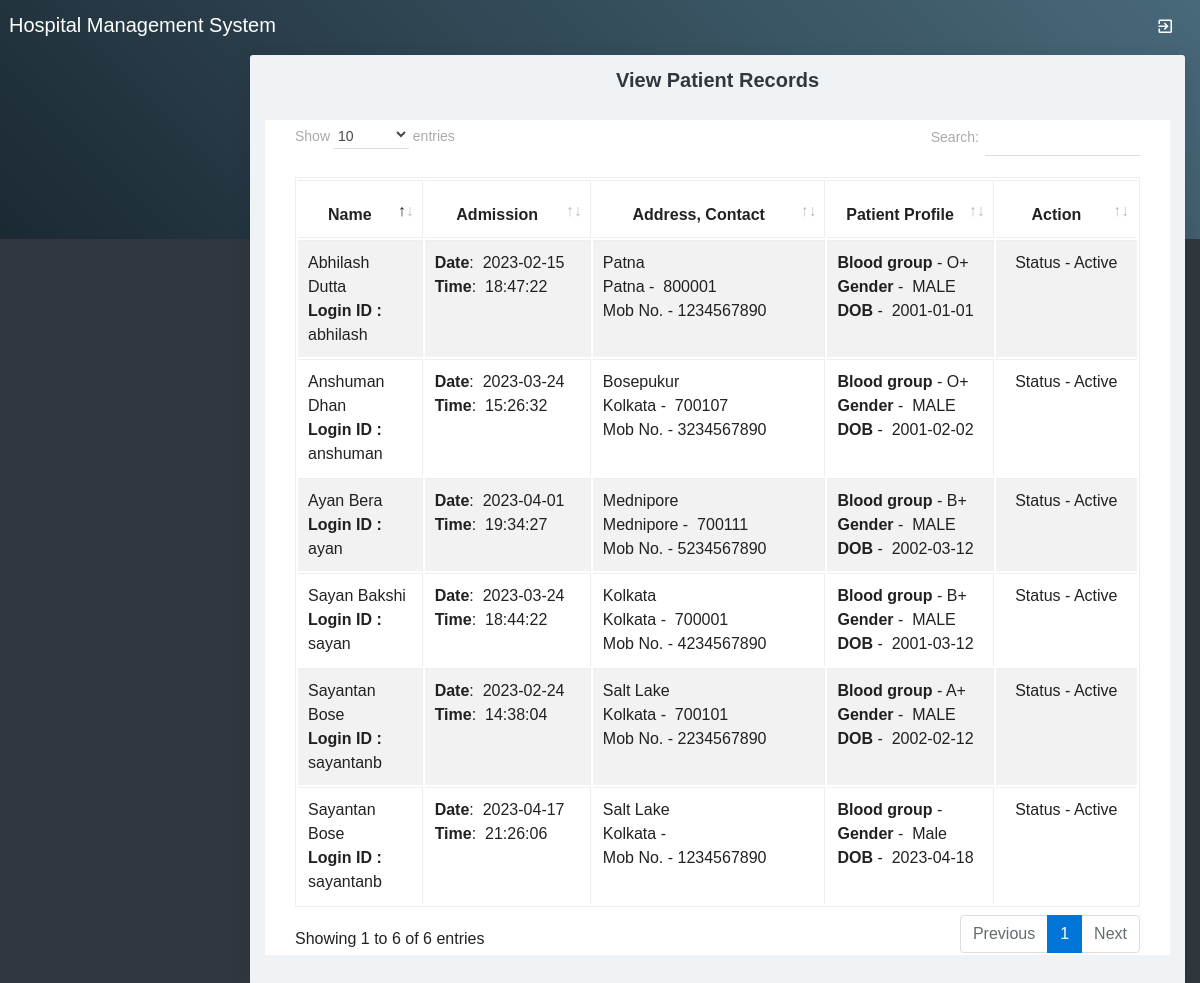
The page /viewpatient.php on the database its author committed.
### tables this page shows
CREATE TABLE IF NOT EXISTS `patient` (
  `patientid` int(10) NOT NULL AUTO_INCREMENT,
  `patientname` varchar(50) NOT NULL,
  `admissiondate` date NOT NULL,
  `admissiontime` time NOT NULL,
  `address` varchar(250) NOT NULL,
  `mobileno` varchar(15) NOT NULL,
  `city` varchar(25) NOT NULL,
  `pincode` varchar(20) NOT NULL,
  `loginid` varchar(50) NOT NULL,
  `password` varchar(25) NOT NULL,
  `bloodgroup` varchar(20) NOT NULL,
  `gender` varchar(10) NOT NULL,
  `dob` date NOT NULL,
  `status` varchar(10) NOT NULL,
  PRIMARY KEY (`patientid`),
  KEY `loginid` (`loginid`)
);

### viewpatient.php (the view, shortened to what this page needs)
<?php
include("adformheader.php");
include("dbconnection.php");
?>
<div class="container-fluid">
  <div class="block-header">
    <h2 class="text-center">View Patient Records</h2>
  </div>
<div class="card">
  <section class="container">
    <table class="table table-bordered table-striped table-hover js-basic-example dataTable">
      <thead>
        <tr>
          <th width="15%" height="36"><div align="center">Name</div></th>
          <th width="20%"><div align="center">Admission</div></th>
          <th width="28%"><div align="center">Address, Contact</div></th>
          <th width="20%"><div align="center">Patient Profile</div></th>
          <th width="17%"><div align="center">Action</div></th>
        </tr>
      </thead>
      <tbody>
       <?php
       $sql ="SELECT * FROM patient";
       $qsql = mysqli_query($con,$sql);
       while($rs = mysqli_fetch_array($qsql))
       {
        echo "<tr>
        <td>$rs[patientname]<br>
        <strong>Login ID :</strong> $rs[loginid] </td>
        <td>
        <strong>Date</strong>: &nbsp;$rs[admissiondate]<br>
        <strong>Time</strong>: &nbsp;$rs[admissiontime]</td>
        <td>$rs[address]<br>$rs[city] -  &nbsp;$rs[pincode]<br>
        Mob No. - $rs[mobileno]</td>
        <td><strong>Blood group</strong> - $rs[bloodgroup]<br>
        <strong>Gender</strong> - &nbsp;$rs[gender]<br>
        <strong>DOB</strong> - &nbsp;$rs[dob]</td>
        <td align='center'>Status - $rs[status] <br>";
        echo "</td></tr>";
      }
      ?>
    </tbody>
  </table>
</section>
</div>
</div>
<?php
include("adformfooter.php");
?>

### rows shown on the page
patient: patientname "Abhilash Dutta", loginid "abhilash", admissiondate "2023-02-15", admissiontime "18:47:22", address "Patna", city "Patna", pincode "800001", mobileno "1234567890", bloodgroup "O+", gender "MALE", dob "2001-01-01", status "Active"
patient: patientname "Sayantan Bose", loginid "sayantanb", admissiondate "2023-02-24", admissiontime "14:38:04", address "Salt Lake", city "Kolkata", pincode "700101", mobileno "2234567890", bloodgroup "A+", gender "MALE", dob "2002-02-12", status "Active"
patient: patientname "Anshuman Dhan", loginid "anshuman", admissiondate "2023-03-24", admissiontime "15:26:32", address "Bosepukur", city "Kolkata", pincode "700107", mobileno "3234567890", bloodgroup "O+", gender "MALE", dob "2001-02-02", status "Active"
patient: patientname "Sayan Bakshi", loginid "sayan", admissiondate "2023-03-24", admissiontime "18:44:22", address "Kolkata", city "Kolkata", pincode "700001", mobileno "4234567890", bloodgroup "B+", gender "MALE", dob "2001-03-12", status "Active"
patient: patientname "Ayan Bera", loginid "ayan", admissiondate "2023-04-01", admissiontime "19:34:27", address "Mednipore", city "Mednipore", pincode "700111", mobileno "5234567890", bloodgroup "B+", gender "MALE", dob "2002-03-12", status "Active"
patient: patientname "Sayantan Bose", loginid "sayantanb", admissiondate "2023-04-17", admissiontime "21:26:06", address "Salt Lake", city "Kolkata", mobileno "1234567890", gender "Male", dob "2023-04-18", status "Active"
